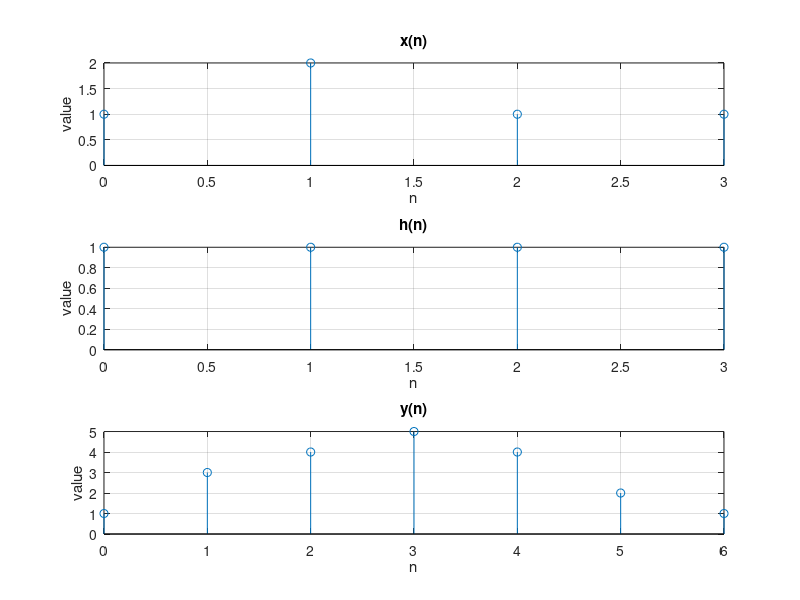

Write the MATLAB code that produced this figure.
clc;
clear all;
close all;

x = [1, 2, 1, 1];
xn = 0:3;
h = [1, 1, 1, 1];
hn = 0:3;

y = conv(x, h);
yn = min(xn) + min(hn):max(xn) + max(hn);

subplot(3, 1, 1);
stem(xn, x);
xlabel('n');
ylabel('value');
title('x(n)');
grid on;

subplot(3, 1, 2);
stem(hn, h);
xlabel('n');
ylabel('value');
title('h(n)');
grid on;

subplot(3, 1, 3);
stem(yn, y);
xlabel('n');
ylabel('value');
title('y(n)');
grid on;